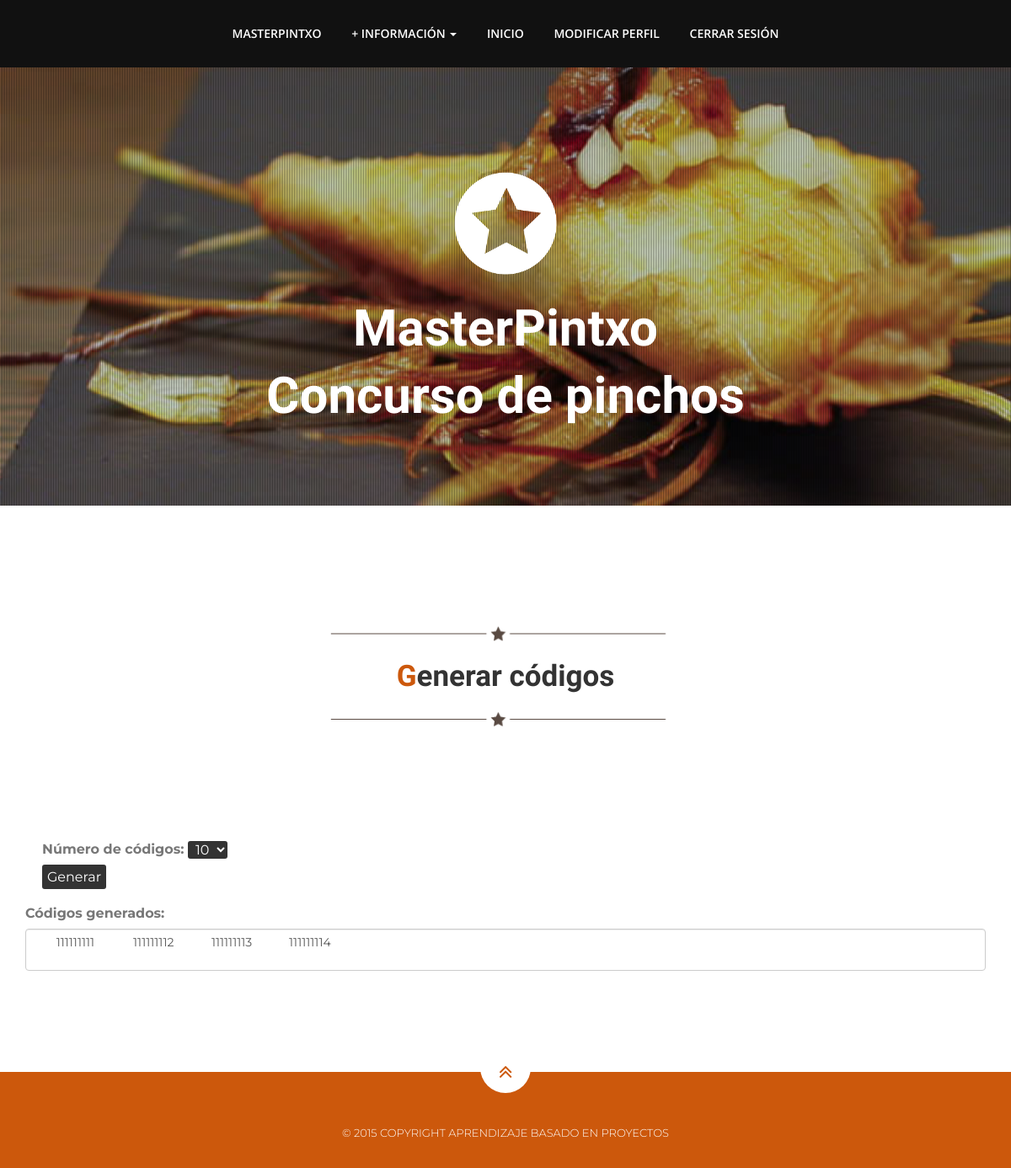
The page /index.php?controller=establecimiento&action=index (signed in) on the database its author committed.
### tables this page shows
CREATE TABLE IF NOT EXISTS `Codigo` (
  `idCodigo` INT NOT NULL COMMENT '',
  `usado` TINYINT(1) NOT NULL DEFAULT 0 COMMENT '',
  `JuradoPopular_dniJP` VARCHAR(9) NOT NULL DEFAULT '000000000' COMMENT '',
  `Establecimiento_nif` VARCHAR(9) NOT NULL COMMENT '',
  PRIMARY KEY (`idCodigo`, `JuradoPopular_dniJP`, `Establecimiento_nif`)  COMMENT '',
  CONSTRAINT `fk_Codigo_JuradoPopular1`
    FOREIGN KEY (`JuradoPopular_dniJP`)
    REFERENCES `JuradoPopular` (`dniJP`)
    ON DELETE NO ACTION
    ON UPDATE NO ACTION,
  CONSTRAINT `fk_Codigo_Establecimiento1`
    FOREIGN KEY (`Establecimiento_nif`)
    REFERENCES `Establecimiento` (`nif`)
    ON DELETE NO ACTION
    ON UPDATE NO ACTION);

### nucleo/ViewManager.php (called while the page is built, shortened)
<?php
class ViewManager {
  private $variables = array();
  public function setVariable($varname, $value, $flash=false) {
    $this->variables[$varname] = $value;
  }
  public function getVariable($varname, $default=NULL) {
    return $this->variables[$varname];
  }
  public function render($controller, $viewname) {
    include(__DIR__."/../vistas/$controller/$viewname.php");
  }
  private static $viewmanager_singleton = NULL;
  public static function getInstance() {
    if (self::$viewmanager_singleton == null) {
      self::$viewmanager_singleton = new ViewManager();
    }
    return self::$viewmanager_singleton;
  }
}

### index.php (called while the page is built, shortened)
<?php
function run() {
  try {
    $controller = loadController($_GET["controller"]);
    $actionName = $_GET["action"];
    $controller->$actionName();
  } catch(Exception $ex) {
    die("An exception occured!!!!!".$ex->getMessage());
  }
}
function loadController($controllerName) {
  return new $controllerClassName();
}
run();
?>

### model/EstablecimientoMapper.php (called while the page is built, shortened)
<?php
require_once(__DIR__ . "/../nucleo/PDOConnection.php");
class EstablecimientoMapper
{
    private $db;
    public function __construct()
    {
        $this->db = PDOConnection::getInstance();
    }
	public function listarCodigosDisponibles($nif){
		$stmt=$this->db->prepare("select * from Codigo where Establecimiento_nif=? and JuradoPopular_dniJP='000000000' and usado='0'");
        $stmt->execute(array($nif));
        return $stmt->fetchAll(PDO::FETCH_ASSOC);
	}
}

### nucleo/PDOConnection.php (called while the page is built)
<?php
class PDOConnection {
  private static $dbhost = "127.0.0.1";
  private static $dbname = "G_31MasterPintxo";
  private static $dbuser = "adminG31";
  private static $dbpass = "abc123.";
  private static $db_singleton = null;
  public static function getInstance() {
    if (self::$db_singleton == null) {
      self::$db_singleton = new PDO(
	"mysql:host=".self::$dbhost.";dbname=".self::$dbname.";charset=utf8",
	self::$dbuser,
	self::$dbpass,
	array(
	  PDO::ATTR_EMULATE_PREPARES => false,
	  PDO::ATTR_ERRMODE => PDO::ERRMODE_EXCEPTION
	)
      );
    }
    return self::$db_singleton;
  }
}
?>

### controller/BaseController.php (called while the page is built, shortened)
<?php
require_once(__DIR__ . "/../nucleo/ViewManager.php");
require_once(__DIR__ . "/../model/Establecimiento.php");
require_once(__DIR__ . "/../model/EstablecimientoMapper.php");
class BaseController
{
    public function __construct()
    {
        $this->view = ViewManager::getInstance();
        $this->estMapper = new EstablecimientoMapper();
        $this->orgMapper = new OrganizadorMapper();
        $this->jurPopMapper = new JuradoPopularMapper();
        $this->jurProMapper = new JuradoProfesionalMapper();
        if (isset($_SESSION["currentuser"])) {
            if ($this->orgMapper->comprobarUsuario($_SESSION["currentuser"])) {
                $this->currentUser = new Organizador($_SESSION["currentuser"]);
                $this->view->setVariable("currentusername", $this->currentUser->getIdOrganizador());
                $this->view->setVariable("organizador", $this->currentUser->getIdOrganizador());
                $this->username = $this->currentUser->getIdOrganizador();
            } else if ($this->estMapper->consultar($_SESSION["currentuser"])) {
                $this->currentUser = new Establecimiento($_SESSION["currentuser"]);
            } else if ($this->jurProMapper->existeUsuario($_SESSION["currentuser"])) {
                $this->currentUser = new JuradoProfesional($_SESSION["currentuser"]);
                $this->view->setVariable("currentusername", $this->currentUser->getDniJpro());
                $this->username = $this->currentUser->getDniJpro();
            } else if ($this->jurPopMapper->existeUsuario($_SESSION["currentuser"])) {
                $this->currentUser = new JuradoPopular($_SESSION["currentuser"]);
                $this->view->setVariable("currentusername", $this->currentUser->getDniJp());
                $this->view->setVariable("popular", $this->currentUser->getDniJp());
                $this->username = $this->currentUser->getDniJp();
            }
        }
    }
}

### model/Establecimiento.php (called while the page is built, shortened)
<?php
class Establecimiento{
	private $nif;
	public function __construct($nif = NULL, $nombreE = NULL, $direccionE = NULL, $contrasenha = NULL, $telfE = NULL) {
		$this->nif = $nif;
	}
	public function getNif()
	{
		return $this->nif;
	}
}

### vistas/establecimiento/codigos_Est.php (the view, shortened to what this page needs)
<?php
require_once(__DIR__ . "/../../nucleo/ViewManager.php");
$view = ViewManager::getInstance();
$codigos = $view->getVariable("codigosEst");
?>
<li class="menuItem"><a href="index.php?controller=usuario&amp;action=index#seccionI">Inicio</a></li>
<li class="menuItem"><a href="index.php?controller=usuario&amp;action=modificarEstablecimientoVista#seccionME">Modificar Perfil</a></li>
<li class="menuItem"><a href="index.php?controller=usuario&amp;action=logout">Cerrar sesi&oacute;n</a></li>
</ul>
</div>
</div>
</div>
</div>
</div>
</div>
</div>
</div>
</header>
<section id="seccionI" name="generarCodigos">
    <div class="container">
        <div class="heading">
            <img class="dividerline" src="img/sep.png" alt="separador">
            <h2>Generar c&oacute;digos</h2>
            <img class="dividerline" src="img/sep.png" alt="separador">
            <h3><br></h3>
            <h3><br></h3>
        </div>
    </div>
    <div class="container">
        <form method="post" action="index.php?controller=establecimiento&amp;action=generarCodigos"
              class="form-vertical">
            <div class="form-group">
                <label>N&uacute;mero de c&oacutedigos:</label>
                <div class="btn-group">
                    <select class="contact submit" name="cantidad">
                        <option value="10">10</option>
                    </select>
                </div>
                <div class="form-group">
                    <button type="submit" class="contact submit">Generar</button>
                </div>
            </div>
        </form>
        <div>
            <label>Códigos generados:</label>
            <div class="form-control cajaCodigos">
                <div class="row centrador">
                    <?php foreach ($codigos as $codigo) : ?>
                        <div class="col-md-1">
                            <?php echo $codigo["idCodigo"];?>
                        </div>
                    <?php endforeach; ?>
                </div>
            </div>
        </div>
    </div>
</section>

### css/theme.css (style rules this page uses)
body { font-family:'Montserrat',sans-serif; font-size:16px; line-height:1.7; color:#777; font-weight:400; overflow-x:hidden; }
h1,h2,h3,h4,h5,h6 { color:#333; line-height:1.4; font-weight:700; }
a,a:hover { color:#cc580c; text-decoration: none; }
img { max-width: 100%; }
.nav>li>a { display:inline-block; }
.navbar-nav>li { float:none; display:inline-block; }
.navbar.navbar-inverse.navbar-static-top a { color:#fff; padding:31px 16px; line-height:18px; text-align:center; }
.heading { padding-bottom:15px; text-align:center; max-width:960px; margin:0px auto; padding-top:80px; }
.heading h2 { font-weight:700; font-family:'Playball',cursive; font-size:35px; color:#333; margin:0; padding:5px; }
.heading h2::first-letter { color:#cc580c; }
.heading h3 { font-size:16px; line-height:1.7; }
.contact.submit { background:#333; font-family:'Montserrat',sans-serif; color:#fff; font-size:16px; font-weight:400; text-align:center; margin:0px; border:none !important; border-radius:3px; }

### css/estilo.css (style rules this page uses)
.centrador { margin: 0 auto; text-align:center; }
.cajaCodigos { display: block; width: 100%; height: 20%; min-height:50px; padding: 6px 12px; font-size: 14px; line-height: 1.42857; color: #555; background-color: #FFF; background-image: none; border: 1px solid #CCC; border-radius: 4px; box-shadow: 0px 1px 1px rgba(0, 0, 0, 0.075) inset; transition: border-color 0.15s ease-in-out 0s, box-shadow 0.15s ease-in-out 0s; }
@media (min-width: 992px) { .container form { padding-left: 20px !important; } }

### rows shown on the page
codigo: idCodigo "111111111"
codigo: idCodigo "111111112"
codigo: idCodigo "111111113"
codigo: idCodigo "111111114"
